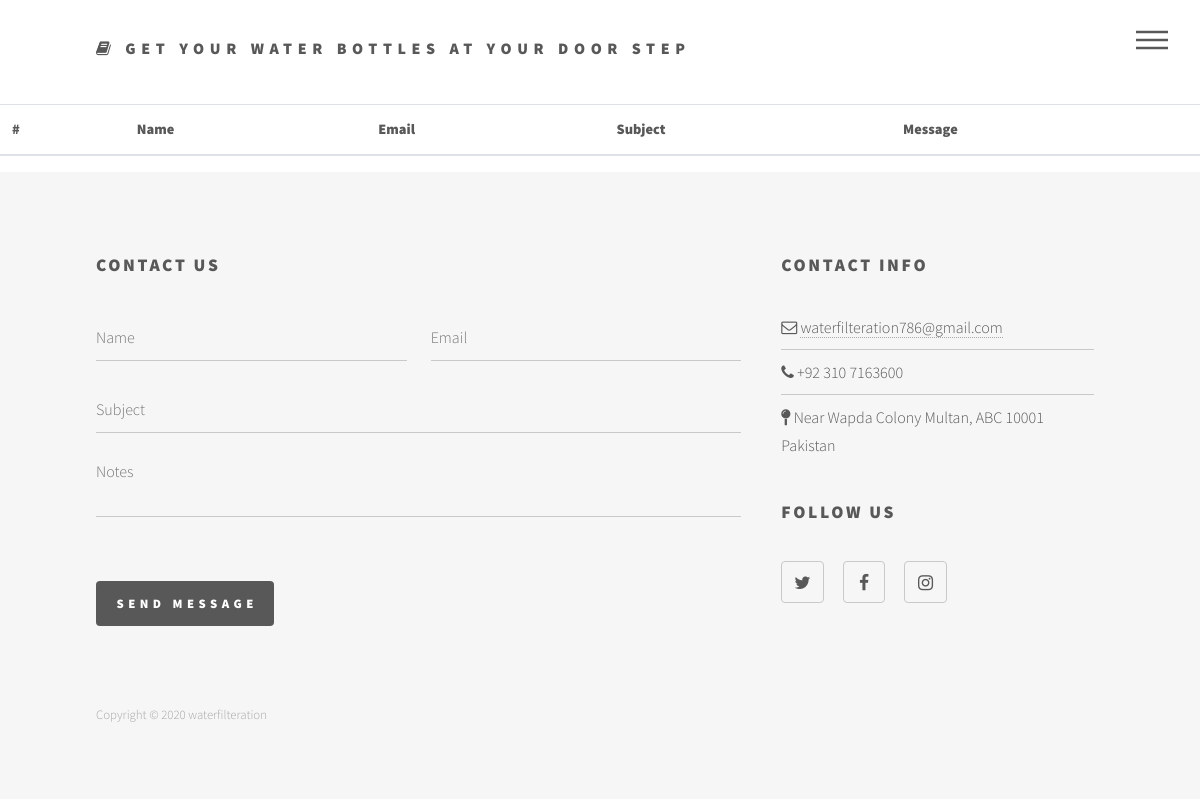
/messages, run on an earlier commit of the app's database.
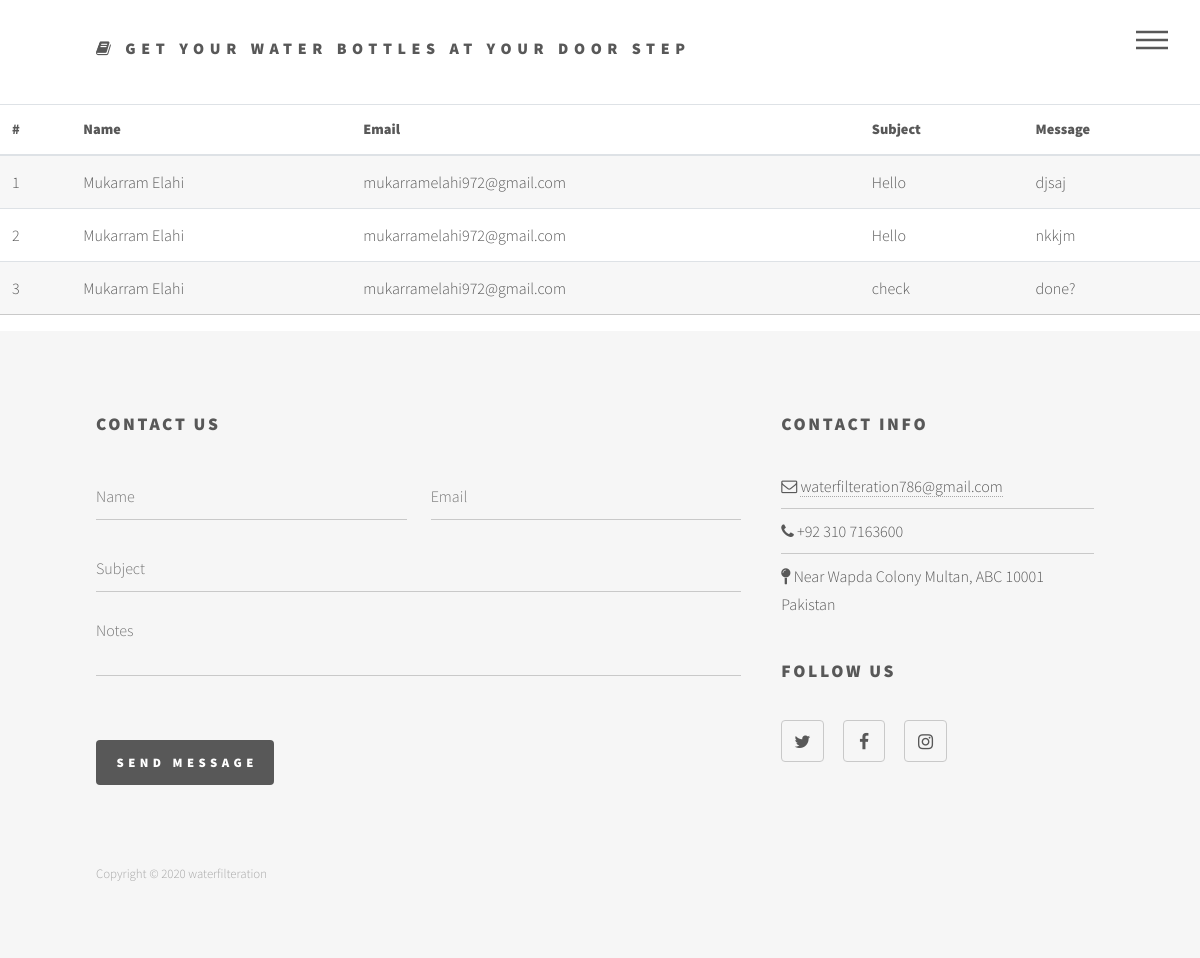
And on a later commit of the database.
### accounts/models.py (models this page shows)
class Contact_Us(models.Model):
    first_name=models.CharField(max_length=50)
    email=models.EmailField()
    subject= models.CharField(max_length=500)
    message= models.CharField(max_length=500)

### accounts/views.py (the view)
# urls.py: path('messages', views.messages, name=("messages")),
def messages(request):
	temp= Contact_Us.objects.all()
	context={'abt':temp}
	return render (request, 'accounts/messages.html' ,context)

### accounts/templates/accounts/messages.html (shortened to what this page needs)
{% load static %}
<!DOCTYPE HTML>
<html>
	<head>
		<link rel="stylesheet" href="{% static 'accounts/bootstrap/css/bootstrap.min.css' %}" />
		<link rel="stylesheet" href="{% static 'accounts/css/main.css' %}" />
	</head>
	<body class="is-preload">
			<div id="wrapper">
				<header id="header">
					<div class="inner">
							<a href="{% url 'index'%}" class="logo">
									<span class="fa fa-book"></span> <span class="title">Get your Water Bottles at your door step</span>
								</a>
							<nav>
								<ul>
									<li><a href="#menu">Menu</a></li>
								</ul>
							</nav>
					</div>
				</header>
				<table class="table table-hover">
                    <thead>
                        <tr>
                        <th>
                        #
                        </th>
                        <th>
                        Name
                        </th>
                        <th>
                        Email
                        </th>
                        <th>
                        Subject
                        </th>
                        <th>
                        Message
                        </th>
                        </tr>
                    </thead>
                    <tbody>
                    {% for data in abt %}
                        <tr>
                            <td>
                            {{forloop.counter}}
                            </td>
                            <td>
                            {{data.first_name}}
                            </td>
                            <td>
                            {{data.email}}
                            </td>
                            <td>
                            {{data.subject}}
                            </td>
                            <td>
                            {{data.message}}
                            </td>
                        </tr>
                    {% endfor %}
                    </tbody>
                </table>
				<footer id="footer">
					<div class="inner">
						<section>
							<h2>Contact Us</h2>
							<form method="post" action="#">
								<div class="fields">
									<div class="field half">
										<input type="text" name="name" id="name" placeholder="Name" />
									</div>
									<div class="field half">
										<input type="text" name="email" id="email" placeholder="Email" />
									</div>
									<div class="field">
										<input type="text" name="subject" id="subject" placeholder="Subject" />
									</div>
									<div class="field">
										<textarea name="message" id="message" rows="3" placeholder="Notes"></textarea>
									</div>
									<div class="field text-right">
										<label>&nbsp;</label>
										<ul class="actions">
											<li><input type="submit" value="Send Message" class="primary" /></li>
										</ul>
									</div>
								</div>
							</form>
						</section>
						<section>
							<h2>Contact Info</h2>
							<ul class="alt">
								<li><span class="fa fa-envelope-o"></span> <a href="mailto:waterfilteration786@gmail.com">waterfilteration786@gmail.com</a></li>
								<li><span class="fa fa-phone"></span> +92 310 7163600 </li>
								<li><span class="fa fa-map-pin"></span>  Near Wapda Colony Multan, ABC 10001 Pakistan</li>
							</ul>
							<h2>Follow Us</h2>
							<ul class="icons">
								<li><a href="https://twitter.com/BottleFiltered/media" target="_blank" class="icon style2 fa-twitter"><span class="label">Twitter</span></a></li>
								<li><a href="https://www.facebook.com/groups/125806782969369/?ref=share" target="_blank" class="icon style2 fa-facebook"><span class="label">Facebook</span></a></li>
								<li><a href="https://www.instagram.com/filteredbottles/" target="_blank" class="icon style2 fa-instagram"><span class="label">Instagram</span></a></li>
							</ul>
						</section>
						<ul class="copyright">
							<li>Copyright © 2020 waterfilteration </li>
						</ul>
					</div>
				</footer>
		</div>
	</body>
</html>

What changed in the data, as far as the page shows it:
added Contact_Us: first_name "Mukarram Elahi", email "mukarramelahi972@gmail.com", subject "Hello", message "djsaj"
added Contact_Us: first_name "Mukarram Elahi", email "mukarramelahi972@gmail.com", subject "Hello", message "nkkjm"
added Contact_Us: first_name "Mukarram Elahi", email "mukarramelahi972@gmail.com", subject "check", message "done?"
